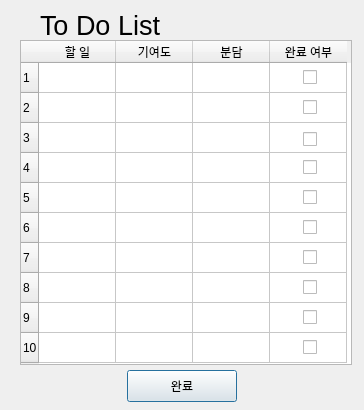
<?xml version="1.0" encoding="UTF-8"?>
<ui version="4.0">
 <class>Dialog</class>
 <widget class="QDialog" name="Dialog">
  <property name="geometry">
   <rect>
    <x>0</x>
    <y>0</y>
    <width>364</width>
    <height>410</height>
   </rect>
  </property>
  <property name="windowTitle">
   <string>To Do List</string>
  </property>
  <widget class="QLabel" name="label">
   <property name="geometry">
    <rect>
     <x>40</x>
     <y>10</y>
     <width>200</width>
     <height>30</height>
    </rect>
   </property>
   <property name="font">
    <font>
     <pointsize>20</pointsize>
    </font>
   </property>
   <property name="text">
    <string>To Do List</string>
   </property>
  </widget>
  <widget class="QTableWidget" name="tableWidget">
   <property name="geometry">
    <rect>
     <x>20</x>
     <y>40</y>
     <width>332</width>
     <height>325</height>
    </rect>
   </property>
   <attribute name="horizontalHeaderDefaultSectionSize">
    <number>77</number>
   </attribute>
   <row>
    <property name="text">
     <string>1</string>
    </property>
   </row>
   <row>
    <property name="text">
     <string>2</string>
    </property>
   </row>
   <row>
    <property name="text">
     <string>3</string>
    </property>
   </row>
   <row>
    <property name="text">
     <string>4</string>
    </property>
   </row>
   <row>
    <property name="text">
     <string>5</string>
    </property>
   </row>
   <row>
    <property name="text">
     <string>6</string>
    </property>
   </row>
   <row>
    <property name="text">
     <string>7</string>
    </property>
   </row>
   <row>
    <property name="text">
     <string>8</string>
    </property>
   </row>
   <row>
    <property name="text">
     <string>9</string>
    </property>
   </row>
   <row>
    <property name="text">
     <string>10</string>
    </property>
   </row>
   <column>
    <property name="text">
     <string>할 일</string>
    </property>
   </column>
   <column>
    <property name="text">
     <string>기여도</string>
    </property>
   </column>
   <column>
    <property name="text">
     <string>분담</string>
    </property>
   </column>
   <column>
    <property name="text">
     <string>완료 여부</string>
    </property>
   </column>
  </widget>
  <widget class="QPushButton" name="pushButton_2">
   <property name="geometry">
    <rect>
     <x>127</x>
     <y>370</y>
     <width>110</width>
     <height>32</height>
    </rect>
   </property>
   <property name="text">
    <string>완료</string>
   </property>
  </widget>
  <widget class="QCheckBox" name="checkBox">
   <property name="geometry">
    <rect>
     <x>303</x>
     <y>67</y>
     <width>87</width>
     <height>20</height>
    </rect>
   </property>
   <property name="text">
    <string/>
   </property>
   <property name="checkable">
    <bool>true</bool>
   </property>
   <property name="checked">
    <bool>false</bool>
   </property>
   <property name="tristate">
    <bool>false</bool>
   </property>
  </widget>
  <widget class="QCheckBox" name="checkBox_2">
   <property name="geometry">
    <rect>
     <x>303</x>
     <y>97</y>
     <width>87</width>
     <height>20</height>
    </rect>
   </property>
   <property name="text">
    <string/>
   </property>
   <property name="checkable">
    <bool>true</bool>
   </property>
  </widget>
  <widget class="QCheckBox" name="checkBox_3">
   <property name="geometry">
    <rect>
     <x>303</x>
     <y>129</y>
     <width>87</width>
     <height>20</height>
    </rect>
   </property>
   <property name="text">
    <string/>
   </property>
   <property name="checkable">
    <bool>true</bool>
   </property>
  </widget>
  <widget class="QCheckBox" name="checkBox_4">
   <property name="geometry">
    <rect>
     <x>303</x>
     <y>157</y>
     <width>87</width>
     <height>20</height>
    </rect>
   </property>
   <property name="text">
    <string/>
   </property>
   <property name="checkable">
    <bool>true</bool>
   </property>
  </widget>
  <widget class="QCheckBox" name="checkBox_5">
   <property name="geometry">
    <rect>
     <x>303</x>
     <y>187</y>
     <width>87</width>
     <height>20</height>
    </rect>
   </property>
   <property name="text">
    <string/>
   </property>
   <property name="checkable">
    <bool>true</bool>
   </property>
  </widget>
  <widget class="QCheckBox" name="checkBox_6">
   <property name="geometry">
    <rect>
     <x>303</x>
     <y>217</y>
     <width>87</width>
     <height>20</height>
    </rect>
   </property>
   <property name="text">
    <string/>
   </property>
   <property name="checkable">
    <bool>true</bool>
   </property>
  </widget>
  <widget class="QCheckBox" name="checkBox_7">
   <property name="geometry">
    <rect>
     <x>303</x>
     <y>247</y>
     <width>87</width>
     <height>20</height>
    </rect>
   </property>
   <property name="text">
    <string/>
   </property>
   <property name="checkable">
    <bool>true</bool>
   </property>
  </widget>
  <widget class="QCheckBox" name="checkBox_8">
   <property name="geometry">
    <rect>
     <x>303</x>
     <y>277</y>
     <width>87</width>
     <height>20</height>
    </rect>
   </property>
   <property name="text">
    <string/>
   </property>
   <property name="checkable">
    <bool>true</bool>
   </property>
  </widget>
  <widget class="QCheckBox" name="checkBox_9">
   <property name="geometry">
    <rect>
     <x>303</x>
     <y>307</y>
     <width>87</width>
     <height>20</height>
    </rect>
   </property>
   <property name="text">
    <string/>
   </property>
   <property name="checkable">
    <bool>true</bool>
   </property>
  </widget>
  <widget class="QCheckBox" name="checkBox_10">
   <property name="geometry">
    <rect>
     <x>303</x>
     <y>337</y>
     <width>87</width>
     <height>20</height>
    </rect>
   </property>
   <property name="text">
    <string/>
   </property>
   <property name="checkable">
    <bool>true</bool>
   </property>
  </widget>
 </widget>
 <resources/>
 <connections>
  <connection>
   <sender>pushButton_2</sender>
   <signal>clicked()</signal>
   <receiver>Dialog</receiver>
   <slot>btn_contribution_to_main()</slot>
   <hints>
    <hint type="sourcelabel">
     <x>179</x>
     <y>388</y>
    </hint>
    <hint type="destinationlabel">
     <x>270</x>
     <y>387</y>
    </hint>
   </hints>
  </connection>
 </connections>
 <slots>
  <slot>btn_contribution_to_main()</slot>
 </slots>
</ui>
